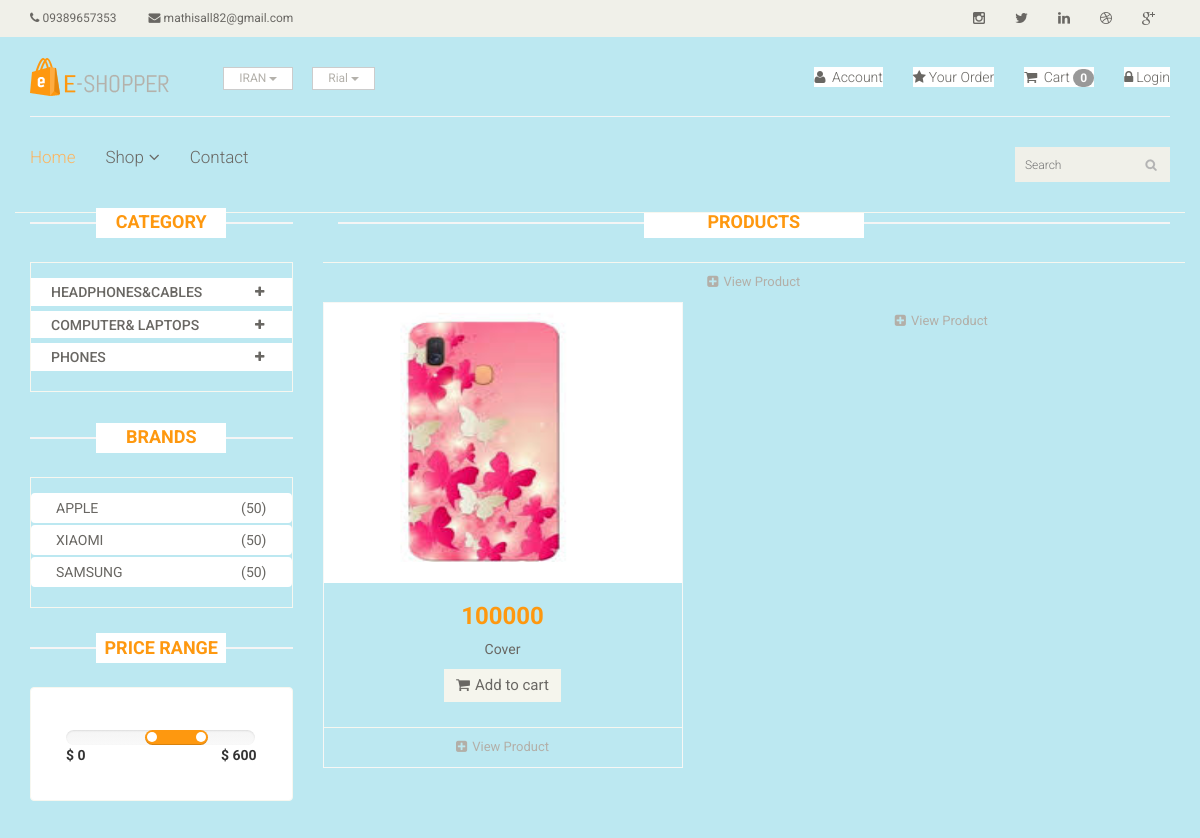
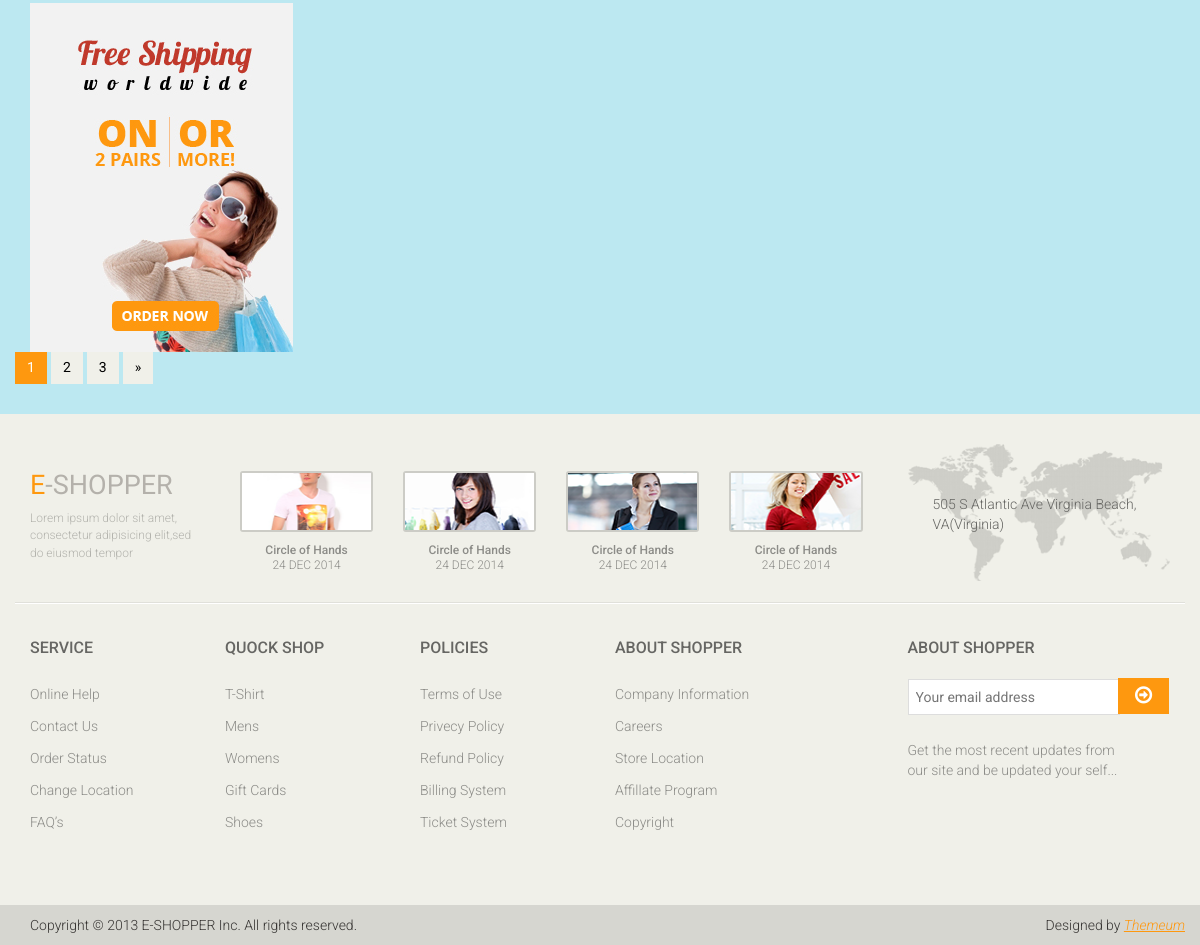
The app's page /product/?category=1 with its own data (2 pictures, top to bottom).
### app/models.py (models this page shows, shortened)
class Category(models.Model):
    name = models.CharField(max_length=150)

class Brand(models.Model):
    name = models.CharField(max_length=150)

class Product(models.Model):
    Availability = (('In Stock', 'In Stock')), (('Out of Stock', 'Out of Stock'))
    category = models.ForeignKey(Category, on_delete=models.CASCADE)
    subcategory = models.ForeignKey(SubCategory, on_delete=models.CASCADE)
    brand = models.ForeignKey(Brand, on_delete=models.CASCADE, null=True)
    image = models.ImageField(upload_to='ecommerce/pimg')
    name = models.CharField(max_length=150)
    price = models.IntegerField()
    availability = models.CharField(choices=Availability, null=True, max_length=100)
    date = models.DateField(auto_now_add=True)

### E_shop/views.py (the view)
# urls.py: path('product/',views.Product_page, name = 'product'),
def Product_page(request):
    category = Category.objects.all()
    brand = Brand.objects.all()
    brandID = request.GET.get('brand')
    categoryID = request.GET.get('category')
    if categoryID:
        product = Product.objects.filter(subcategory=categoryID).order_by('-id')
    elif brandID:
        product = Product.objects.filter(brand=brandID).order_by('-id')
    else:
        product = Product.objects.all()
    context = {
        'category':category,
        'brand': brand,
        'product':product
    }
    return render(request, 'product.html', context)

### templates/product.html (shortened to what this page needs)
{% extends 'master.html' %}
{% block body %}
	<section>
		<div class="container">
			<div class="row">
				<div class="col-sm-3">
					<div class="left-sidebar">
						<h2>Category</h2>
						<div class="panel-group category-products" id="accordian">
							{% for cat in category %}
							<div class="panel panel-default">
								<div class="panel-heading">
									<h4 class="panel-title">
										<a data-toggle="collapse" data-parent="#accordian" href="#{{cat.id}}">
											<span class="badge pull-right"><i class="fa fa-plus"></i></span>
											{{cat.name}}
										</a>
									</h4>
								</div>
							</div>
							{% endfor %}
						</div>
						<div class="brands_products">
							<h2>Brands</h2>
							<div class="brands-name">
								<ul class="nav nav-pills nav-stacked">
									{% for i in brand %}
									<li><a href="/product/?brand={{i.id}}"> <span class="pull-right">(50)</span>{{i.name}}</a></li>
									{% endfor %}
								</ul>
							</div>
						</div>
						<div class="price-range">
							<h2>Price Range</h2>
							<div class="well">
								 <input type="text" class="span2" value="" data-slider-min="0" data-slider-max="600" data-slider-step="5" data-slider-value="[250,450]" id="sl2" ><br />
								 <b>$ 0</b> <b class="pull-right">$ 600</b>
							</div>
						</div>
						<div class="shipping text-center">
							<img src="images/home/shipping.jpg" alt="" />
						</div>
					</div>
				</div>
				<div class="col-sm-9 padding-right">
					<div class="features_items">
						<h2 class="title text-center">Products</h2>
								<div class="choose">
									<ul class="nav nav-pills nav-justified">
										<li><a href="{{prod.id}}"><i class="fa fa-plus-square"></i>View Product</a></li>
									</ul>
								</div>
							</div>
						</div>
						{% for prod in product %}
						<div class="col-sm-4">
							<div class="product-image-wrapper">
								<div class="single-products">
										<div class="productinfo text-center">
											<img src="/{{prod.image}}" alt="" height="280px">
											<h2>{{prod.price}}</h2>
											<p>{{prod.name}}</p>
											<a href="{% url 'cart_add' prod.id %}" class="btn btn-default add-to-cart"><i class="fa fa-shopping-cart"></i>Add to cart</a>
										</div>
										<div class="product-overlay">
											<div class="overlay-content">
											</div>
										</div>
								</div>
								<div class="choose">
									<ul class="nav nav-pills nav-justified">
										<li><a href="{{prod.id}}"><i class="fa fa-plus-square"></i>View Product</a></li>
									</ul>
								</div>
							</div>
						</div>
								{% endfor %}
								<div class="choose">
									<ul class="nav nav-pills nav-justified">
										<li><a href="{{prod.id}}"><i class="fa fa-plus-square"></i>View Product</a></li>
									</ul>
								</div>
							</div>
						</div>
						<ul class="pagination">
							<li class="active"><a href="">1</a></li>
							<li><a href="">2</a></li>
							<li><a href="">3</a></li>
							<li><a href="">&raquo;</a></li>
						</ul>
	</section>
{% endblock %}

### records on screen
Category: name "HEADPHONES&CABLES"
Category: name "COMPUTER& LAPTOPS"
Category: name "PHONES"
Brand: name "APPLE"
Brand: name "XIAOMI"
Brand: name "SAMSUNG"
Product: image (picture), price "100000", name "Cover"

### other values on screen
{{ request.session.cart|length }} "0"
